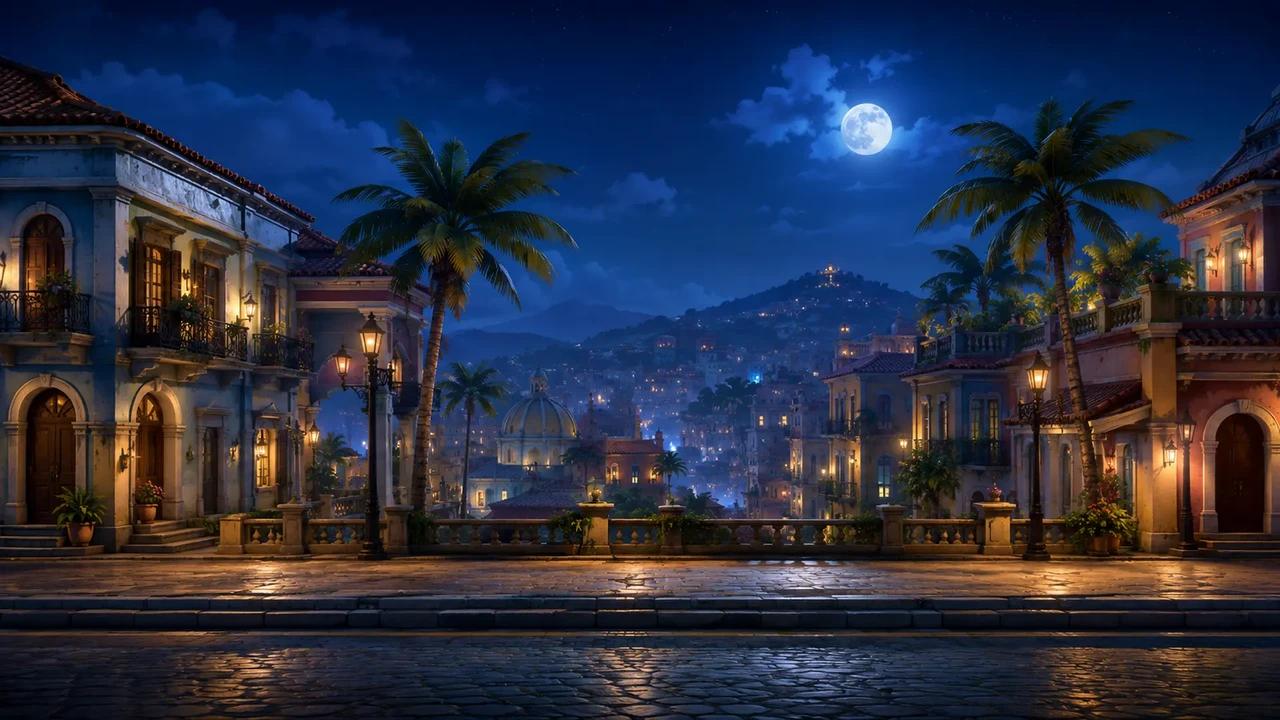
#> input picture assets/bg/chapter1-boulevard.webp, 1280 x 720 px; its folder holds 4 pictures in this run
$ python derive-plates.py
#> lines starting #> are read from the running program, lines starting #| are printed output that depends on the picture
#> in main, im is the input picture: PIL image 1280x720 RGB; mean R, G, B 41.5, 47.3, 66.9
#!/usr/bin/env python3
"""Derive the extra mid plates for the 5-zone stages from art already in assets/bg.

Local and reproducible: mirror, bottom-anchored zoom (the plate's foot sits on the lane),
and a colour grade per plate. No network, no image generation. Plates with painted signage
are never mirrored (backwards neon); they zoom off-centre to crop the sign instead.

    python3 tools/derive-plates.py
"""
from pathlib import Path
from PIL import Image, ImageEnhance, ImageOps

BG = Path(__file__).resolve().parent.parent / 'assets' / 'bg'
W, H = 1280, 720

# key: (source, mirror, zoom, (r, g, b) channel gain, lift rgb, saturation, brightness[, zoom anchor 0..1])
PLATES = {
    # Stage 1: boulevard after midnight; boss keeps the glowing-cross plaza (s1-mid3).
    's1-mid4': ('chapter1-boulevard', True, 1.0, (1.10, 0.98, 0.82), (10, 4, 0), 1.08, 1.0),
    's1-mid5': ('s1-mid2', False, 1.25, (1.08, 0.84, 1.10), (12, 0, 14), 1.15, 0.94, 0.0),
    # Stage 2: the storm front and dusk tiers; boss keeps the golden halo (s2-mid2).
    's2-mid3': ('chapter2-clouds', True, 1.0, (0.96, 1.0, 1.06), (0, 0, 6), 1.0, 1.0),
    's2-mid4': ('s2-mid0', True, 1.08, (1.08, 0.90, 0.86), (16, 4, 10), 1.12, 0.92),
    's2-mid5': ('s2-mid1', True, 1.1, (0.92, 0.84, 1.14), (8, 0, 18), 1.1, 0.9),
    # Stage 3: courtyard, keep approach, inner ward; boss keeps the throne gate (s3-mid2).
    's3-mid3': ('chapter3-castle', True, 1.0, (1.0, 0.98, 1.0), (0, 0, 0), 1.0, 1.0),
    's3-mid4': ('astra-keep', False, 1.06, (0.92, 1.0, 1.12), (0, 4, 12), 1.05, 1.12),
    's3-mid5': ('s3-mid1', True, 1.12, (1.12, 0.82, 0.98), (14, 0, 8), 1.1, 0.92),
}


def zoom_bottom(im, z, anchor=0.5):
    if z == 1.0:
        return im
    cw, ch = round(W / z), round(H / z)
    x0 = round((W - cw) * anchor)
    return im.crop((x0, H - ch, x0 + cw, H)).resize((W, H), Image.LANCZOS)


def grade(im, gain, lift, sat, bright):
#> called with gain = (1.1, 0.98, 0.82), lift = (10, 4, 0), sat = 1.08, bright = 1
    r, g, b = im.split()
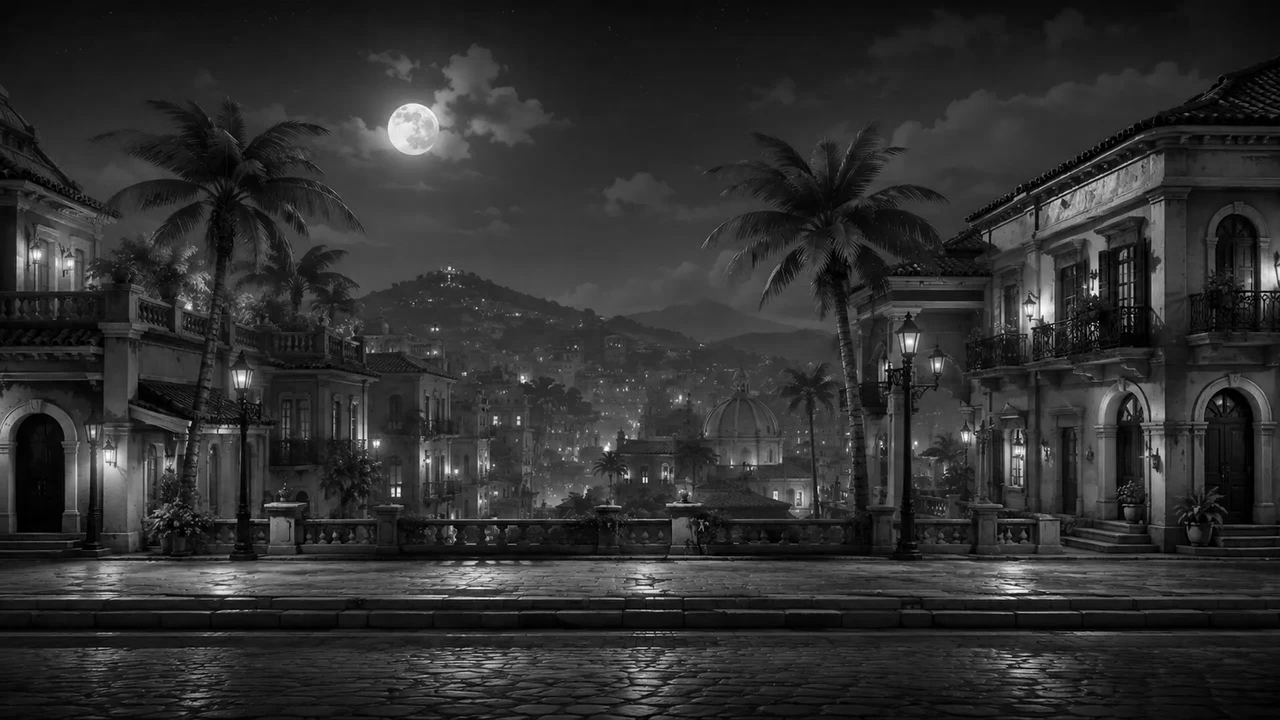
#> g: PIL image 1280x720 L; min 0, max 255, mean 47.3
    r, g, b = (c.point(lambda v, k=k, l=l: min(255, round(v * k + l))) for c, k, l in zip((r, g, b), gain, lift))
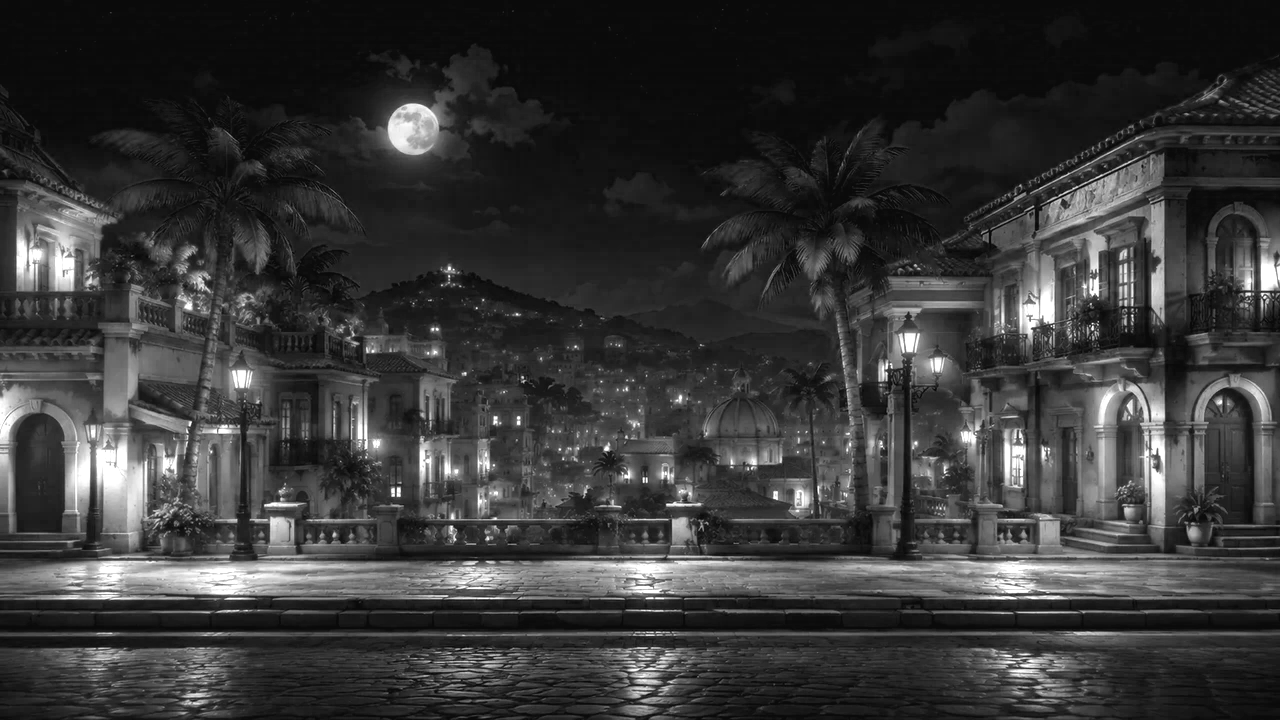
#> r: PIL image 1280x720 L; min 10, max 255, mean 55.5
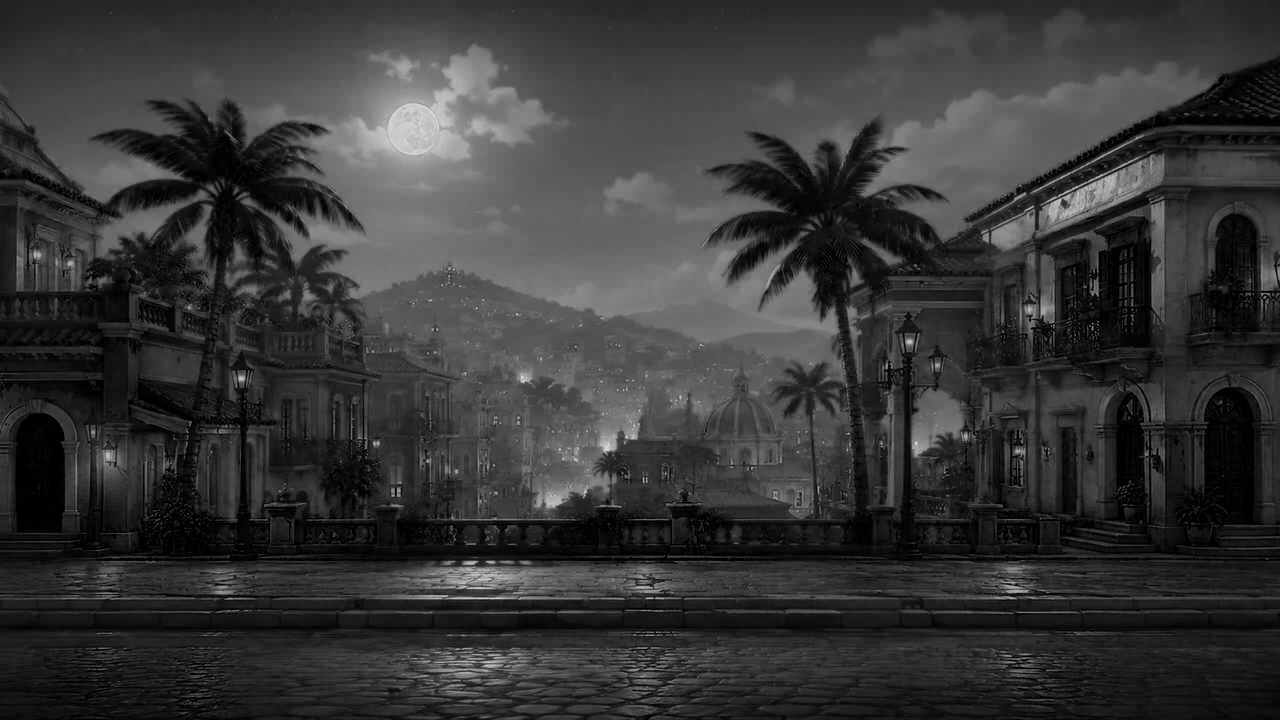
#> b: PIL image 1280x720 L; min 0, max 209, mean 54.8
    im = Image.merge('RGB', (r, g, b))
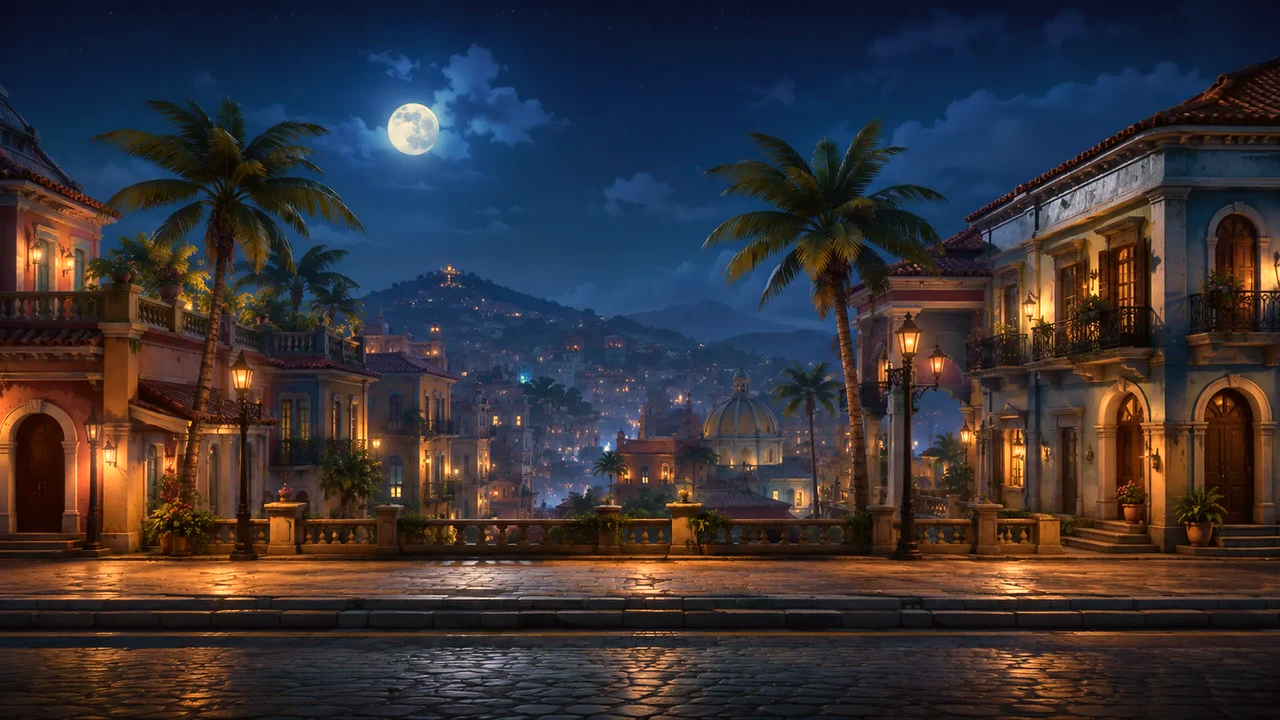
#> im: PIL image 1280x720 RGB; mean R, G, B 55.5, 50.3, 54.8
    im = ImageEnhance.Color(im).enhance(sat)
    return ImageEnhance.Brightness(im).enhance(bright)


def main():
    for key, (src, mirror, z, gain, lift, sat, bright, *anchor) in PLATES.items():
#> (the run stopped early here; a loop or call above may not have finished)
